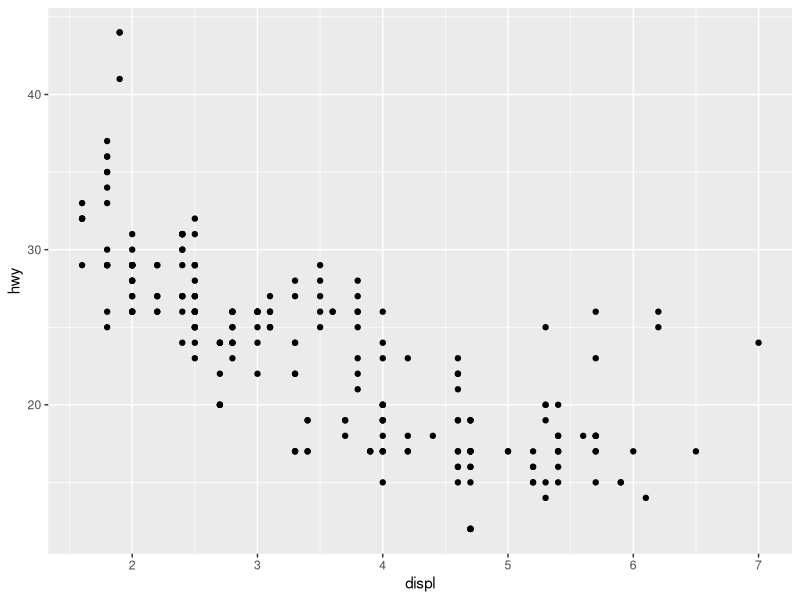
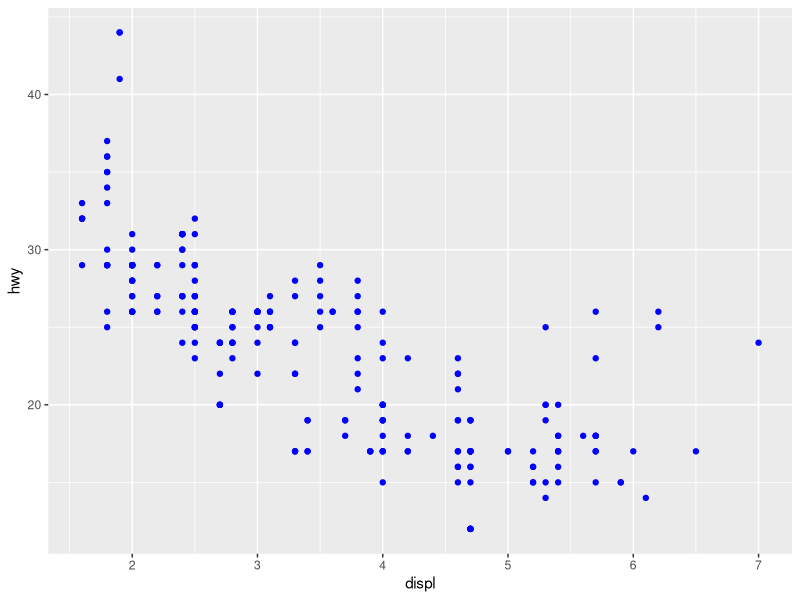
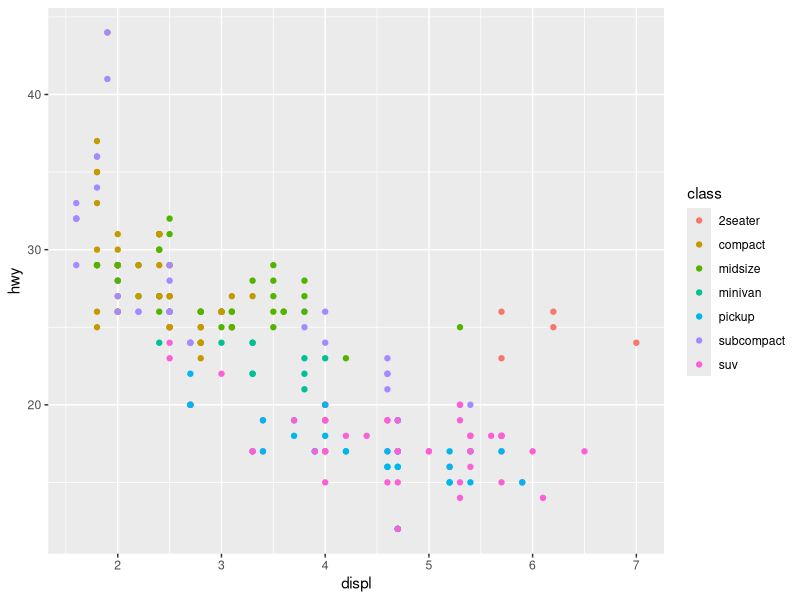
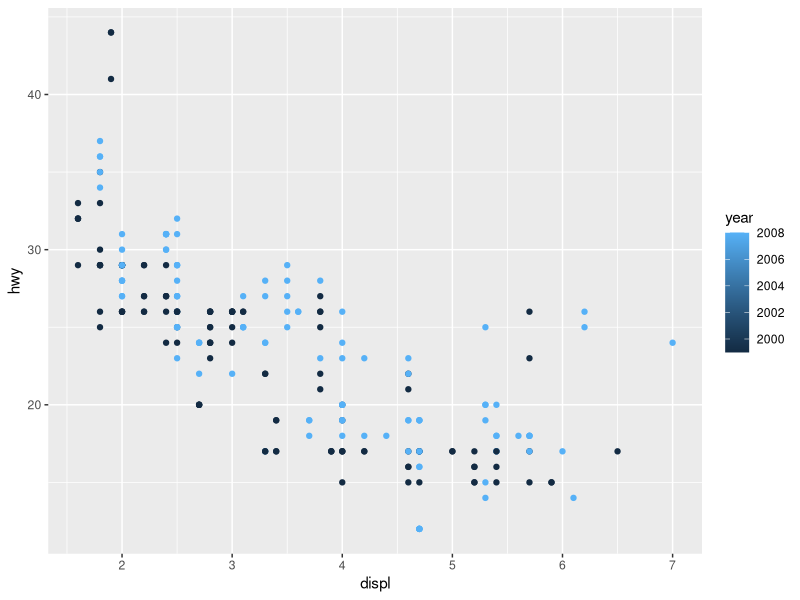
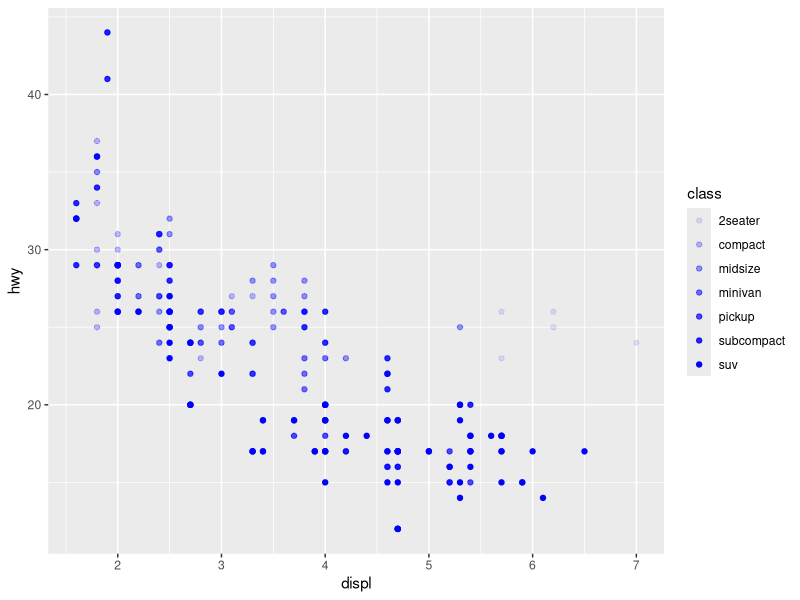
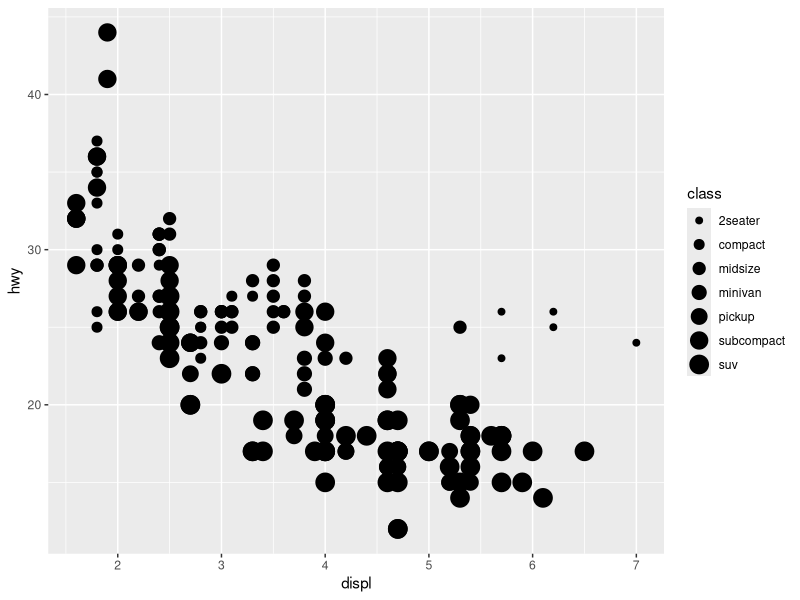
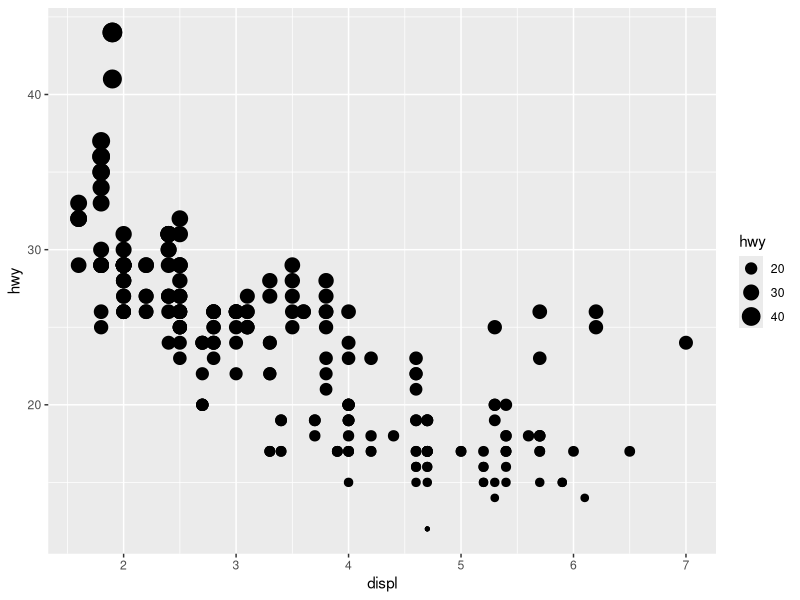
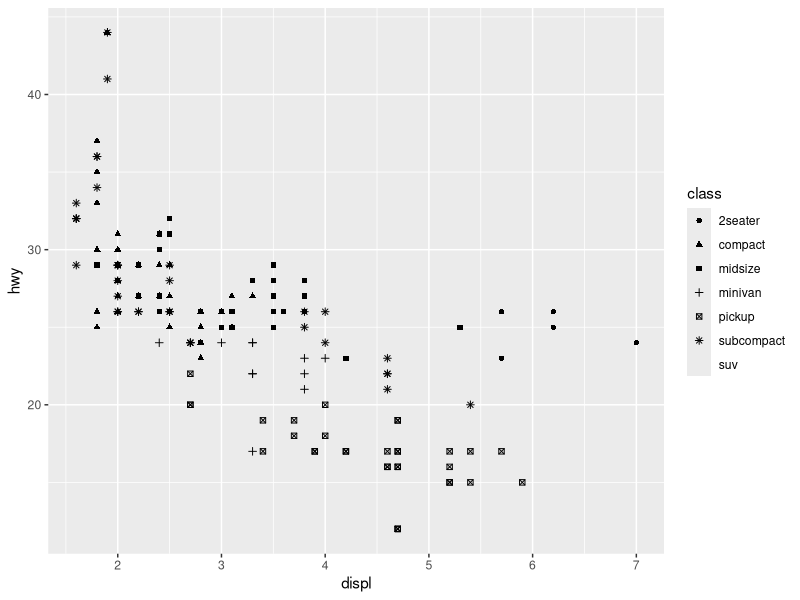

Generate these figures, in order, with R:
library(dplyr)
library(tidyverse) 

# Show the data for a complete overview
view(mpg)
?mpg

# Create a simple dot plot
ggplot(data = mpg) +
  geom_point(mapping = aes(x = displ, y = hwy))

# You can override the color with a fixex value
ggplot(data = mpg) +
  geom_point(mapping = aes(x = displ, y = hwy), color = "blue")

# You can also have an attribute determine the colouring. Note tat color is now insid the aes funcion
ggplot(data = mpg) +
  geom_point(mapping = aes(x = displ, y = hwy, color = class))

ggplot(data = mpg) +
  geom_point(mapping = aes(x = displ, y = hwy, color = year))

# with alpha you can control the shading of the dots

ggplot(data = mpg) +
  geom_point(mapping = aes(x = displ, y = hwy, alpha = class), color = "blue")

# with size you can control the size of the dots 

ggplot(data = mpg) +
  geom_point(mapping = aes(x = displ, y = hwy, size = class))

ggplot(data = mpg) +
  geom_point(mapping = aes(x = displ, y = hwy, size = hwy))

# with shape you can control the shape of the dots 

ggplot(data = mpg) +
  geom_point(mapping = aes(x = displ, y = hwy, shape = class))

# You can split the graph in 'facets'
ggplot(data = mpg) +
  geom_point(mapping = aes(x = displ, y = hwy)) +
  facet_wrap(~ class, nrow = 2)

ggplot(data = mpg) +
  geom_point(mapping = aes(x = displ, y = hwy)) +
  facet_grid(drv ~ cyl)

# This is a different format
ggplot(data = mpg, mapping = aes (x = hwy, y = cyl)) +
  geom_point()

# Now for the variations 
ggplot(data = mpg)  +
  geom_point(mapping = aes (x = displ, y = hwy))

ggplot(data = mpg)  +
  geom_smooth(mapping = aes (x = displ, y = hwy))

# You can combine the two above graphs easily....

ggplot(data = mpg)  +
  geom_point(mapping = aes (x = displ, y = hwy)) +
  geom_smooth(mapping = aes (x = displ, y = hwy))

# Same effect as before, but wioth parameters reorganised
ggplot(data = mpg, mapping = aes (x = displ, y = hwy))  +
  geom_point() +
  geom_smooth()

# And add color effects as before

ggplot(data = mpg, mapping = aes (x = displ, y = hwy))  +
  geom_point(mapping = aes(color = class)) +
  geom_smooth()

ggplot(data = mpg, mapping = aes (x = displ, y = hwy))  +
  geom_point(mapping = aes(color = class)) +
  geom_smooth(color = "Yellow")

# You can select data also

ggplot(data = mpg, mapping = aes (x = displ, y = hwy))  +
  geom_point(mapping = aes(color = class)) +
  geom_smooth(
    data = filter(mpg, class == "subcompact"))

ggplot(data = mpg, mapping = aes (x = displ, y = hwy))  +
  geom_point(mapping = aes(color = class)) +
  geom_smooth(
    data = filter(mpg, class == "subcompact"),
    se = FALSE)

ggplot(data = mpg)  +
  geom_smooth(mapping = aes (x = displ, y = hwy,  class = drv))
